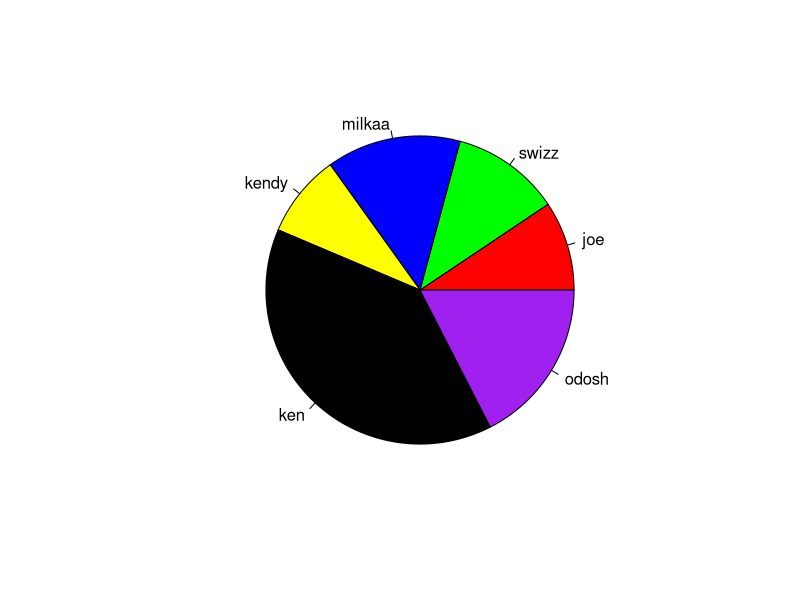
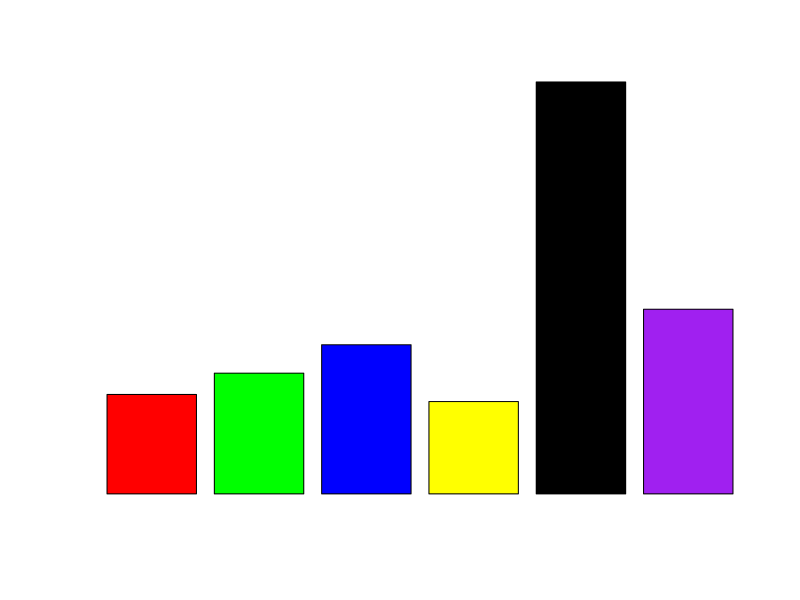

Reproduce these figures in R, in order. (Note: this script raises an error after producing the figures.)
age= c(14,17,21,13,58,26)
sex= c("male","female","female","female","male","male")
energy= c(54,58,60,38,71,89)
lbls=c("joe","swizz","milkaa","kendy","ken","odosh")
col=c("red","green","blue","yellow","black","purple")
pie(age,col=c(col),labels=lbls)
barplot(age,col=c(col),labels=lbls)
table(sex)
table(energy,age)
